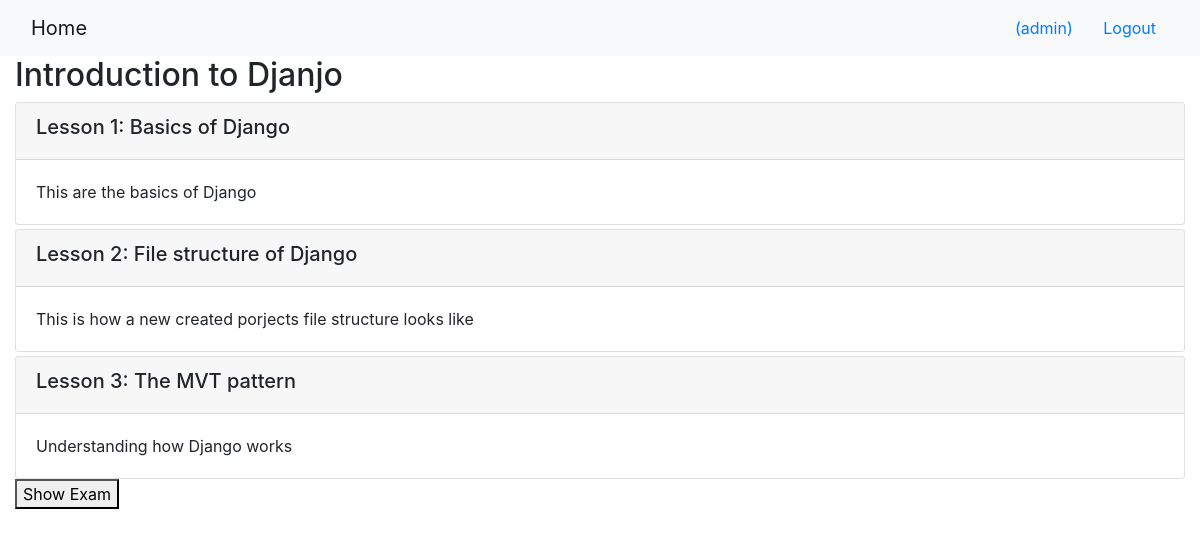
/onlinecourse/1/ (signed in), run on the app's committed database.
### onlinecourse/models.py (models this page shows, shortened)
class Course(models.Model):
    name = models.CharField(null=False, max_length=30, default='online course')
    image = models.ImageField(upload_to='course_images/')
    description = models.CharField(max_length=1000)
    pub_date = models.DateField(null=True)
    instructors = models.ManyToManyField(Instructor)
    users = models.ManyToManyField(settings.AUTH_USER_MODEL, through='Enrollment')
    total_enrollment = models.IntegerField(default=0)
    is_enrolled = False

class Lesson(models.Model):
    title = models.CharField(max_length=200, default="title")
    order = models.IntegerField(default=0)
    course = models.ForeignKey(Course, on_delete=models.CASCADE)
    content = models.TextField()

### onlinecourse/views.py (the view)
# urls.py: path('<int:pk>/', views.CourseDetailView.as_view(), name='course_details'),
class CourseDetailView(generic.DetailView):
    model = Course
    template_name = 'onlinecourse/course_detail_bootstrap.html'

### onlinecourse/templates/onlinecourse/course_detail_bootstrap.html (shortened to what this page needs)
<!DOCTYPE html>
<html lang="en">
<head>
     {% load static %}
    <link rel="stylesheet" href="https://maxcdn.bootstrapcdn.com/bootstrap/4.5.2/css/bootstrap.min.css">
</head>
<body>
    <nav class="navbar navbar-light bg-light">
        <div class="container-fluid">
            <div class="navbar-header">
                  <a class="navbar-brand" href="{% url 'onlinecourse:index' %}">Home</a>
            </div>
            <ul class="nav navbar-nav navbar-right">
                {% if user.is_authenticated %}
                <li>
                    <a class="btn btn-link" href="#">{{ user.first_name }}({{ user.username }})</a>
                    <a class="btn btn-link" href="{% url 'onlinecourse:logout' %}">Logout</a>
                </li>
                {% endif %}
            </ul>
        </div>
    </nav>
    <div class="container-fluid">
            <h2>{{ course.name }}</h2>
            <div class="card-columns-vertical">
                {% for lesson in course.lesson_set.all %}
                    <div class="card mt-1">
                        <div class="card-header"><h5>Lesson {{lesson.order|add:1}}: {{lesson.title}}</h5></div>
                        <div class="card-body">{{lesson.content}}</div>
                    </div>
                {% endfor %}
            </div>
            {% if user.is_authenticated %}
            <button data-toggle="collapse" data-target="#exam{{ lesson.id }}">Show Exam</button>
            {% endif %}
    </div>
</body>
</html>

### data on the page
Course: name "Introduction to Djanjo"
Lesson: order|add "1", title "Basics of Django", content "This are the basics of Django"
Lesson: order|add "2", title "File structure of Django", content "This is how a new created porjects file structure looks like"
Lesson: order|add "3", title "The MVT pattern", content "Understanding how Django works"

### other printed values
{{ user.username }} "admin"
